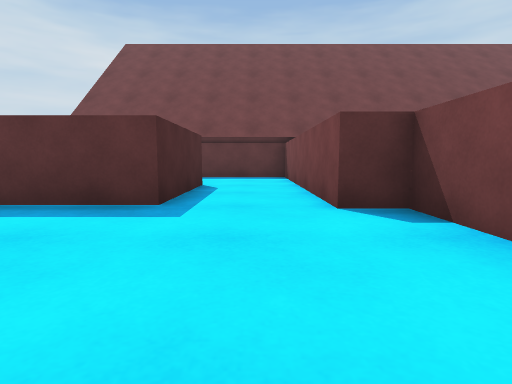
view 1 (above)

12 first-person views from a walk through a scene from a Unity 3-D project. The camera is 0.52 m above the floor, tilts 6° down and sees 80° across. The floor is counted in squares, 1 m on a side. Each view is taken from the middle of a square. On the plan, view 1 faces up. The plan holds only what a view shows up to about 9 squares ahead; the rest is blank. The place goes on beyond the plan. The player character is not drawn.

view 2
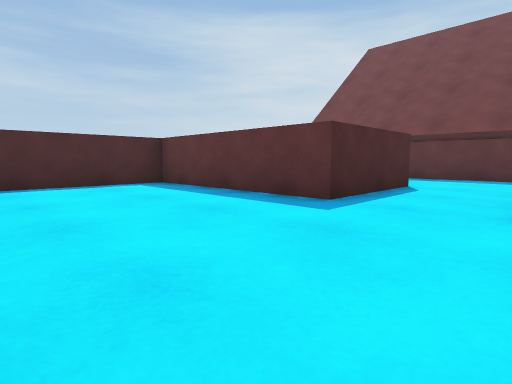

view 3
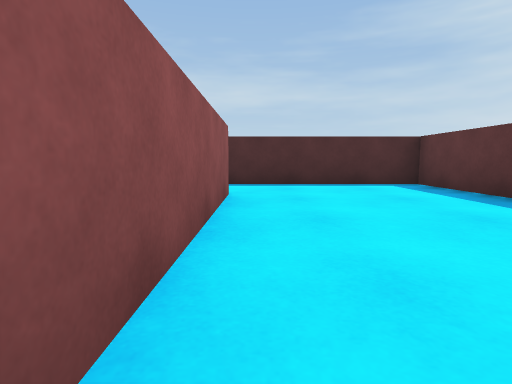

view 4
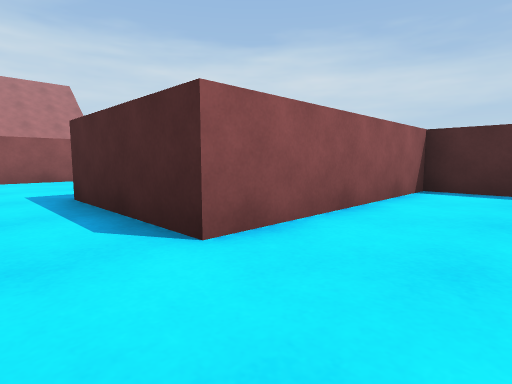

view 5
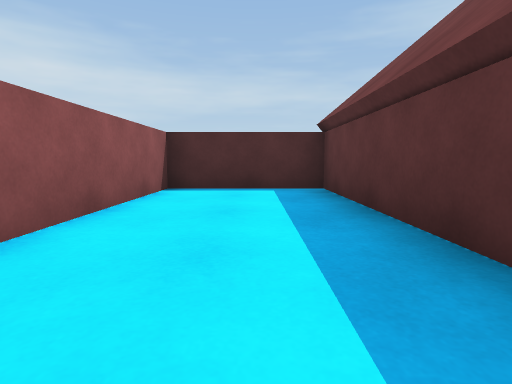

view 6
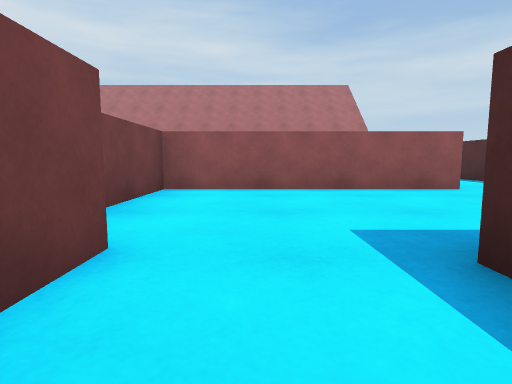

view 7
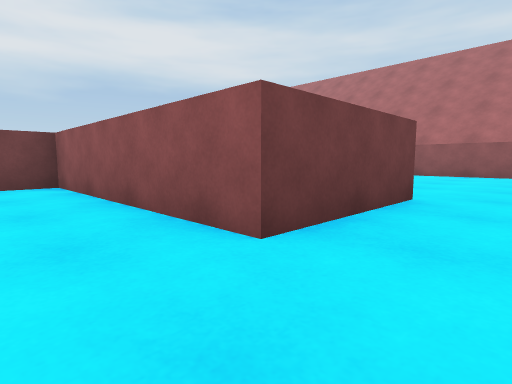

view 8
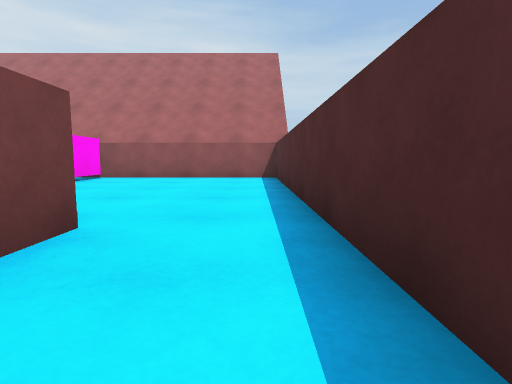

view 9
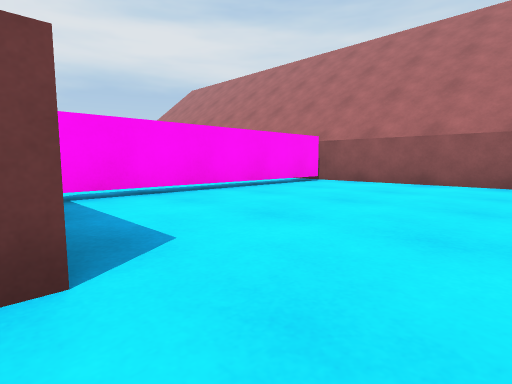

view 10
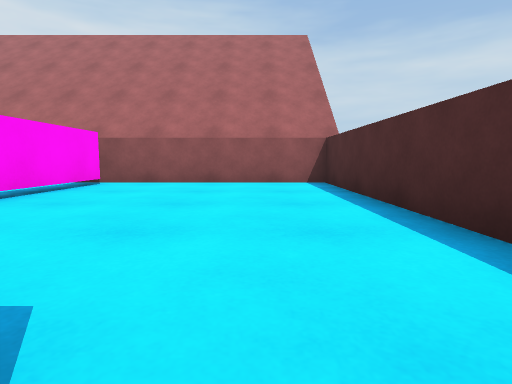

view 11
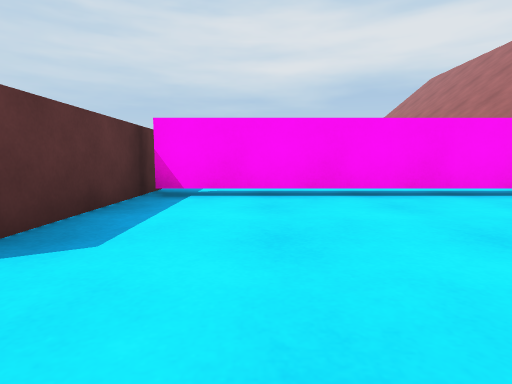

view 12
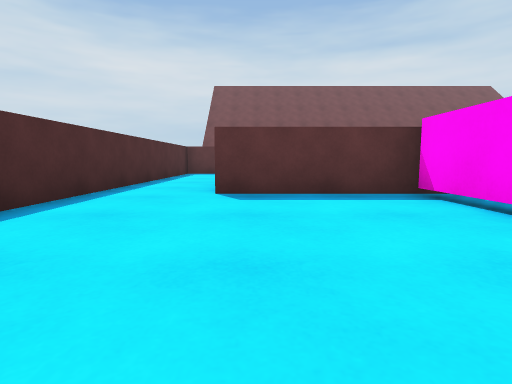

### Floor plan
Points are (right, up) in squares from view 1. A wall is a line through its corners. A room is listed if a view was taken in it or the views show most of it. See-through windows are left out.
Room 1 (views 1, 2, 3, 6, 7)
walls: (-3.6, -0.4) (1.6, -0.4) (1.6, 3.2) (0.9, 3.2) (0.9, 6.6); (-1.1, 6.4) (-1.1, 3.5) (-5.6, 3.5) (-5.6, 0.5)
ways out: opening at (0, 6) to room 2; opening at (-4.5, 0) to room 3
Room 2 (views 4, 5)
walls: (0.2, 9.2) (-5.6, 9.2) (-5.6, 6.4) (-1.1, 6.4); (0.9, 6.6) (0.9, 9)
ways out: opening at (0, 6) to room 1
Room 3 (views 8, 9, 10, 11, 12)
walls: (0.2, -3.3) (-3.6, -3.3) (-3.6, -0.4); (-0.6, -9.6) (-0.6, -3.5); (-5.6, 0.5) (-5.6, -10) (-0.2, -10)
ways out: opening at (-4.5, 0) to room 1

Positions as (right, up) in squares from view 1, and headings:
1: (0, 0), facing up
2: (1, 0), facing up-left
3: (1, 0), facing left
4: (0, 8), facing down-left
5: (0, 8), facing left
6: (0, 5), facing down
7: (-5, 1), facing down-right
8: (-5, -1), facing down
9: (-5, -3), facing down-right
10: (-4, -3), facing down
11: (-5, -5), facing right
12: (-3, -8), facing up
